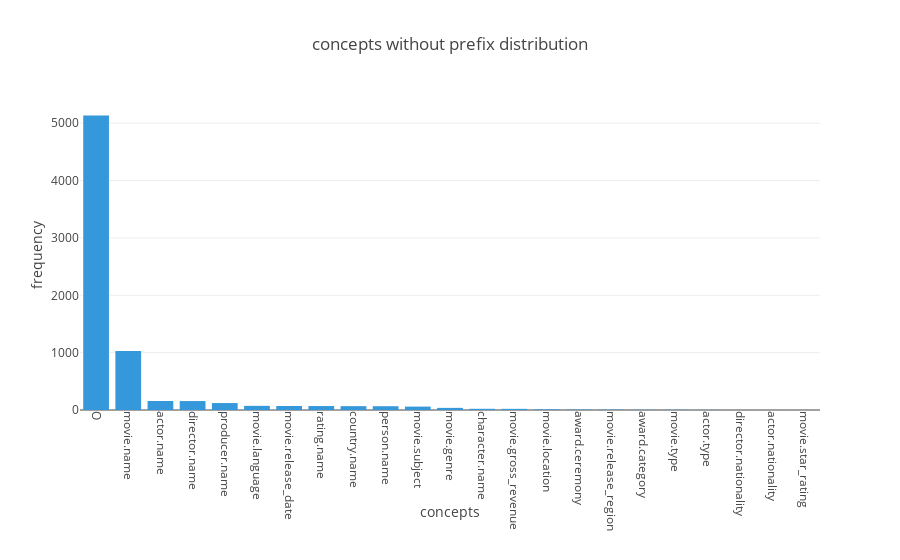

The notebook cell saved with this chart:
### Code cell
X_axis = []
Y_axis = []
sorted_dict = sorted(concept_without_prefix_count_dictionary.items(), key=itemgetter(1), reverse=True)

for concept_without_prefix, concept_without_prefix_count in sorted_dict:
        X_axis.append(concept_without_prefix)
        Y_axis.append(concept_without_prefix_count)

assert(len(X_axis) == len(Y_axis)) 

plotly.offline.iplot({
    "data": [Bar(orientation = 'v',
                 x = X_axis,
                 y = Y_axis,
                 marker = dict(color = "#3498db"))],
    "layout": Layout(title="concepts without prefix distribution", 
                     xaxis=dict(title='concepts', tickangle=90),
                     yaxis=dict(title='frequency', dtick = 1000),
                     margin=Margin(b=150)
                    )
})

### Figure 1 — Plotly figure (JSON) as saved in the notebook; plotly's stock layout.template omitted (floating-point values rounded to 4 significant figures)
{"data": [{"marker": {"color": "#3498db"}, "orientation": "v", "type": "bar", "x": ["O", "movie.name", "actor.name", "director.name", "producer.name", "movie.language", "movie.release_date", "rating.name", "country.name", "person.name", "movie.subject", "movie.genre", "character.name", "movie.gross_revenue", "movie.location", "award.ceremony", "movie.release_region", "award.category", "movie.type", "actor.type", "director.nationality", "actor.nationality", "movie.star_rating"], "y": [5135, 1030, 157, 156, 121, 72, 70, 69, 67, 66, 59, 37, 21, 20, 11, 7, 6, 4, 4, 2, 1, 1, 1]}], "layout": {"margin": {"b": 150}, "title": "concepts without prefix distribution", "xaxis": {"tickangle": 90, "title": "concepts"}, "yaxis": {"dtick": 1000, "title": "frequency"}}}
